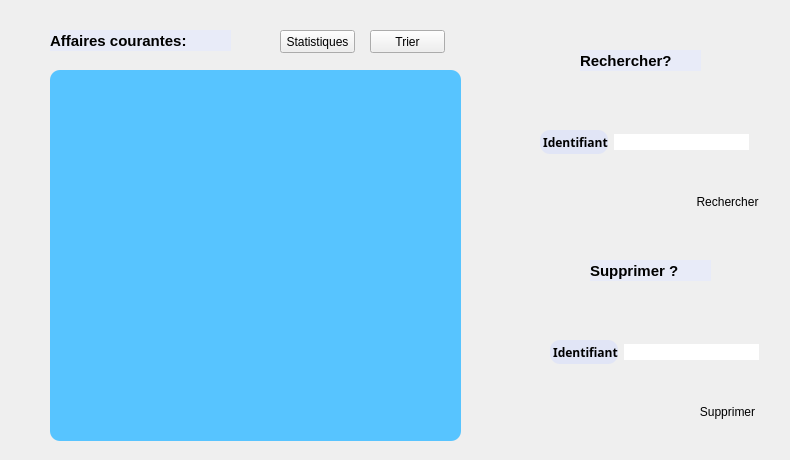
   <widget class="QWidget" name="tab_5">
    <attribute name="title">
     <string>Afficher</string>
    </attribute>
    <widget class="QTableView" name="tableView">
     <property name="geometry">
      <rect>
       <x>50</x>
       <y>70</y>
       <width>411</width>
       <height>371</height>
      </rect>
     </property>
     <property name="styleSheet">
      <string notr="true">  border-radius: 10;
background-color: rgb(87, 196, 255);
</string>
     </property>
    </widget>
    <widget class="QLabel" name="label_8">
     <property name="geometry">
      <rect>
       <x>50</x>
       <y>30</y>
       <width>181</width>
       <height>21</height>
      </rect>
     </property>
     <property name="font">
      <font>
       <pointsize>11</pointsize>
       <weight>75</weight>
       <italic>false</italic>
       <bold>true</bold>
       <underline>false</underline>
       <strikeout>false</strikeout>
      </font>
     </property>
     <property name="styleSheet">
      <string notr="true">background-color: rgb(232, 235, 248);</string>
     </property>
     <property name="text">
      <string>Affaires courantes:</string>
     </property>
    </widget>
    <widget class="QLabel" name="label_9">
     <property name="geometry">
      <rect>
       <x>580</x>
       <y>50</y>
       <width>121</width>
       <height>21</height>
      </rect>
     </property>
     <property name="font">
      <font>
       <pointsize>11</pointsize>
       <weight>75</weight>
       <italic>false</italic>
       <bold>true</bold>
       <underline>false</underline>
       <strikeout>false</strikeout>
      </font>
     </property>
     <property name="styleSheet">
      <string notr="true">background-color: rgb(232, 235, 248);</string>
     </property>
     <property name="text">
      <string>Rechercher?</string>
     </property>
    </widget>
    <widget class="QGroupBox" name="groupBox_4">
     <property name="geometry">
      <rect>
       <x>510</x>
       <y>60</y>
       <width>271</width>
       <height>181</height>
      </rect>
     </property>
     <property name="styleSheet">
      <string notr="true">  border-radius: 10;</string>
     </property>
     <property name="title">
      <string/>
     </property>
     <widget class="QPushButton" name="bouton_rechercher">
      <property name="geometry">
       <rect>
        <x>180</x>
        <y>130</y>
        <width>75</width>
        <height>23</height>
       </rect>
      </property>
      <property name="text">
       <string>Rechercher</string>
      </property>
     </widget>
     <widget class="QWidget" name="layoutWidget_5">
      <property name="geometry">
       <rect>
        <x>30</x>
        <y>70</y>
        <width>209</width>
        <height>24</height>
       </rect>
      </property>
      <layout class="QHBoxLayout" name="horizontalLayout">
       <item>
        <widget class="QLabel" name="label_11">
         <property name="font">
          <font>
           <family>Aubrey</family>
           <pointsize>9</pointsize>
           <weight>75</weight>
           <bold>true</bold>
          </font>
         </property>
         <property name="styleSheet">
          <string notr="true">background-color: rgb(225, 229, 246);</string>
         </property>
         <property name="text">
          <string> Identifiant</string>
         </property>
        </widget>
       </item>
       <item>
        <widget class="QLineEdit" name="case_rechercher"/>
       </item>
      </layout>
     </widget>
    </widget>
    <widget class="QLabel" name="label_10">
     <property name="geometry">
      <rect>
       <x>590</x>
       <y>260</y>
       <width>121</width>
       <height>21</height>
      </rect>
     </property>
     <property name="font">
      <font>
       <pointsize>11</pointsize>
       <weight>75</weight>
       <italic>false</italic>
       <bold>true</bold>
       <underline>false</underline>
       <strikeout>false</strikeout>
      </font>
     </property>
     <property name="styleSheet">
      <string notr="true">background-color: rgb(232, 235, 248);</string>
     </property>
     <property name="text">
      <string>Supprimer ? </string>
     </property>
    </widget>
    <widget class="QGroupBox" name="groupBox_5">
     <property name="geometry">
      <rect>
       <x>510</x>
       <y>270</y>
       <width>271</width>
       <height>181</height>
      </rect>
     </property>
     <property name="styleSheet">
      <string notr="true">  border-radius: 10;</string>
     </property>
     <property name="title">
      <string/>
     </property>
     <widget class="QPushButton" name="bouton_supprimer">
      <property name="geometry">
       <rect>
        <x>180</x>
        <y>130</y>
        <width>75</width>
        <height>23</height>
       </rect>
      </property>
      <property name="text">
       <string>Supprimer</string>
      </property>
     </widget>
     <widget class="QWidget" name="layoutWidget_6">
      <property name="geometry">
       <rect>
        <x>40</x>
        <y>70</y>
        <width>209</width>
        <height>24</height>
       </rect>
      </property>
      <layout class="QHBoxLayout" name="horizontalLayout_2">
       <item>
        <widget class="QLabel" name="label_12">
         <property name="font">
          <font>
           <family>Aubrey</family>
           <pointsize>9</pointsize>
           <weight>75</weight>
           <bold>true</bold>
          </font>
         </property>
         <property name="styleSheet">
          <string notr="true">background-color: rgb(225, 229, 246);</string>
         </property>
         <property name="text">
          <string> Identifiant</string>
         </property>
        </widget>
       </item>
       <item>
        <widget class="QLineEdit" name="lineEdit_8"/>
       </item>
      </layout>
     </widget>
    </widget>
    <widget class="QPushButton" name="bouton_trier">
     <property name="geometry">
      <rect>
       <x>370</x>
       <y>30</y>
       <width>75</width>
       <height>23</height>
      </rect>
     </property>
     <property name="text">
      <string>Trier</string>
     </property>
    </widget>
    <widget class="QPushButton" name="stats">
     <property name="geometry">
      <rect>
       <x>280</x>
       <y>30</y>
       <width>75</width>
       <height>23</height>
      </rect>
     </property>
     <property name="text">
      <string>Statistiques</string>
     </property>
    </widget>
    <zorder>groupBox_4</zorder>
    <zorder>groupBox_5</zorder>
    <zorder>tableView</zorder>
    <zorder>label_8</zorder>
    <zorder>label_9</zorder>
    <zorder>label_10</zorder>
    <zorder>bouton_trier</zorder>
    <zorder>stats</zorder>
   </widget>
